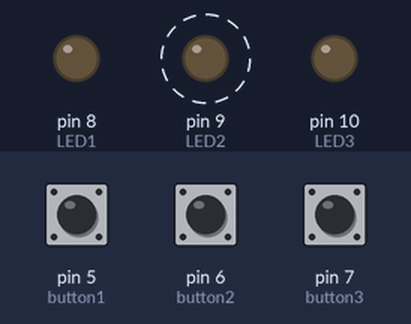
Simulated run of this sketch. Board: Arduino Uno, built with avr-gcc and run on an emulated ATmega328P. On the bench: output pins drawn as LEDs (lit = HIGH). Dashed ring = blinking. Inputs (shaded band) come from the test bench; at power-on: pin 5 (button1) LOW, pin 6 (button2) LOW, pin 7 (button3) LOW. What the sketch prints to the serial monitor is not drawn.

Above: at 1.2 s.
1.3 s: pin 5 (button1) pulled HIGH for 0.15 s
At 1.9 s:
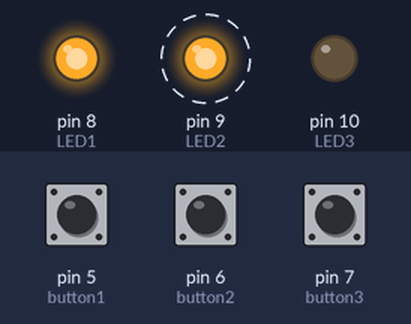
4.4 s: pin 6 (button2) pulled HIGH for 0.15 s
At 6.87 s:
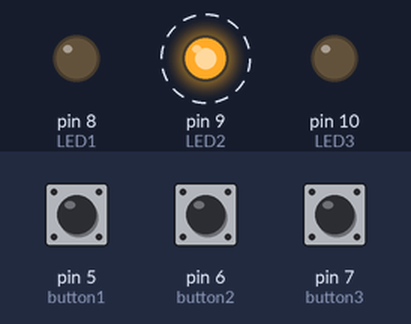
7.5 s: pin 7 (button3) pulled HIGH for 1 s
At 8.5 s:
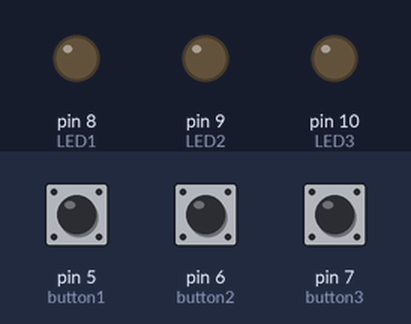
Timing chart, 0 to 10.5 s (numbered marks = the images above; inputs shaded):
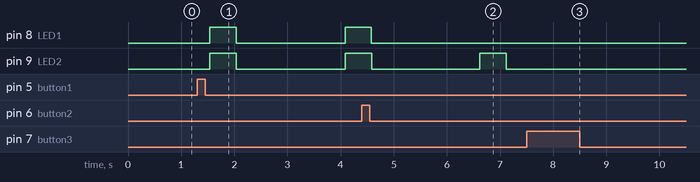

Measured:
- after the input at 1.3 s, pin 10 (LED3): stays LOW (without the input it goes to HIGH after 0.25 s)
- after the input at 4.4 s, pin 8 (LED1): goes on until 4.6 s, then stays LOW
- after the input at 7.5 s, pin 9 (LED2): stops changing and stays LOW

The sketch:

buttons_RTOS.ino
```cpp
#include <Arduino_FreeRTOS.h>
#include <queue.h>

#define SWResume 0
#define button1 5
#define button2 6
#define button3 7
#define LED1 8
#define LED2 9
#define LED3 10

//Define tasks handler
TaskHandle_t resume_Handle;

TaskHandle_t but1_Handle;
TaskHandle_t but2_Handle;
TaskHandle_t but3_Handle;

TaskHandle_t led1_Handle;
TaskHandle_t led2_Handle;
TaskHandle_t led3_Handle;

//define queues handles variables
QueueHandle_t led1QueueHandle;
QueueHandle_t led2QueueHandle;
QueueHandle_t led3QueueHandle;

//define tasks functions
void resume_Task(void* param);

void Task_but1(void* param);
void Task_but2(void* param);
void Task_but3(void* param);

void Task_led1(void* param);
void Task_led2(void* param);
void Task_led3(void* param);

void setup() {
  // serial for debugging
  Serial.begin(9600);
  // pinmode assignation
  pinMode(SWResume, INPUT);

  pinMode(button1,INPUT);
  pinMode(button2,INPUT);
  pinMode(button3,INPUT);

  pinMode(LED1,OUTPUT);
  pinMode(LED2,OUTPUT);
  pinMode(LED3,OUTPUT);

  //tasks creations
  xTaskCreate(resume_Task,"resume",128,NULL,3,&resume_Handle);

  xTaskCreate(Task_but1,"button1",128,NULL,2,&but1_Handle);
  xTaskCreate(Task_but2,"button2",128,NULL,2,&but2_Handle);
  xTaskCreate(Task_but3,"button3",128,NULL,2,&but3_Handle);

  xTaskCreate(Task_led1,"led1",128,NULL,1,&led1_Handle);
  xTaskCreate(Task_led2,"led2",128,NULL,1,&led2_Handle);
  xTaskCreate(Task_led3,"led3",128,NULL,1,&led3_Handle);

  //Queues creations
  led1QueueHandle = xQueueCreate( 10, sizeof( uint8_t ) );
  led2QueueHandle = xQueueCreate( 10, sizeof( uint8_t ) );
  led3QueueHandle = xQueueCreate( 10, sizeof( uint8_t ) );

}

void loop() {/* Do not code in main loop */}

void resume_Task(void* param){
  (void) param;
  int sw = 0;

  for(;;){

    sw = digitalRead(SWResume);
    vTaskDelay(10/portTICK_PERIOD_MS);
    Serial.println(sw);

    if(sw == HIGH){
      Serial.println("Resuming tasks");
      vTaskResume(led1_Handle);
      vTaskDelay(400/portTICK_PERIOD_MS);
      vTaskResume(led2_Handle);
      vTaskDelay(1100/portTICK_PERIOD_MS);
      vTaskResume(led3_Handle);
    }
  }

}

void Task_but1(void* param){
  (void) param;
  uint8_t buttonval = 0;
  for(;;){
    buttonval = digitalRead(button1);
    //Serial.print("boton 1: ");
    Serial.println(buttonval);
    vTaskDelay(10/portTICK_PERIOD_MS);

    if(buttonval == HIGH){
      if(!xQueueSend(led3QueueHandle,&buttonval,100)){
      Serial.println("button 1 could not be sent");
      }
      vTaskDelay(10/portTICK_PERIOD_MS);
    }
  }
}

void Task_but2(void* param){
  (void) param;
  uint8_t buttonval2 = 0;
  for(;;){

    buttonval2 = digitalRead(button2);
    //Serial.print("boton 2: ");
    Serial.println(buttonval2);
    vTaskDelay(10/portTICK_PERIOD_MS);

    if(buttonval2 == HIGH){
      if(!xQueueSend(led1QueueHandle,&buttonval2,100)){
        Serial.println("button 2 could not be sent");
      }
      vTaskDelay(10/portTICK_PERIOD_MS);
    }
  }
}

void Task_but3(void* param){
  (void) param;
  uint8_t buttonval3 = 0;
  for(;;){
    buttonval3 = digitalRead(button3);
    //Serial.print("boton 3: ");
    Serial.println(buttonval3);
    vTaskDelay(10/portTICK_PERIOD_MS);

    if(buttonval3 == HIGH){
      if(!xQueueSend(led2QueueHandle,&buttonval3,100)){
        Serial.println("button 3 could not be sent");
      }
      vTaskDelay(10/portTICK_PERIOD_MS);
    }
  }
}

void Task_led1(void* param){
  (void) param;

  uint8_t flag = 0;
  for(;;){

    if(!xQueueReceive(led1QueueHandle,&flag,100)){
      Serial.println("Value not received");
    }
    if(flag == 1){//pause
      vTaskSuspend(led1_Handle);
    }else{
      digitalWrite(LED1,HIGH);
      vTaskDelay(500/portTICK_PERIOD_MS);
      digitalWrite(LED1,LOW);
      vTaskDelay(500/portTICK_PERIOD_MS);
    }
    vTaskDelay(10/portTICK_PERIOD_MS);
  }
}

void Task_led2(void* param){
  (void) param;
  uint8_t flag = 0;

  for(;;){

    if(!xQueueReceive(led2QueueHandle,&flag,100)){
      Serial.println("Value not received");
    }
    if(flag == 1){//pause
      vTaskSuspend(led2_Handle);
    }else{
      digitalWrite(LED2,HIGH);
      vTaskDelay(500/portTICK_PERIOD_MS);
      digitalWrite(LED2,LOW);
      vTaskDelay(500/portTICK_PERIOD_MS);
    }
    vTaskDelay(10/portTICK_PERIOD_MS);
  }
}

void Task_led3(void* param){
  (void) param;

 uint8_t flag = 0;
  for(;;){

   if(!xQueueReceive(led3QueueHandle,&flag,100)){
      Serial.println("Value not received");
    }
    if(flag == 1){//pause
      vTaskSuspend(led3_Handle);
    }else{
      digitalWrite(LED3,HIGH);
      vTaskDelay(500/portTICK_PERIOD_MS);
      digitalWrite(LED3,LOW);
      vTaskDelay(500/portTICK_PERIOD_MS);
    }
    vTaskDelay(10/portTICK_PERIOD_MS);
  }
}
```
